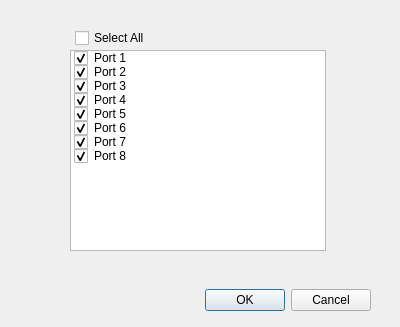
<?xml version="1.0" encoding="UTF-8"?>
<ui version="4.0">
 <class>getPortsDialog</class>
 <widget class="QDialog" name="getPortsDialog">
  <property name="geometry">
   <rect>
    <x>0</x>
    <y>0</y>
    <width>400</width>
    <height>327</height>
   </rect>
  </property>
  <property name="windowTitle">
   <string>Choose Ports...</string>
  </property>
  <widget class="QDialogButtonBox" name="buttonBox">
   <property name="geometry">
    <rect>
     <x>30</x>
     <y>284</y>
     <width>341</width>
     <height>32</height>
    </rect>
   </property>
   <property name="orientation">
    <enum>Qt::Horizontal</enum>
   </property>
   <property name="standardButtons">
    <set>QDialogButtonBox::Cancel|QDialogButtonBox::Ok</set>
   </property>
  </widget>
  <widget class="QListWidget" name="portsList">
   <property name="geometry">
    <rect>
     <x>70</x>
     <y>50</y>
     <width>256</width>
     <height>201</height>
    </rect>
   </property>
   <property name="selectionMode">
    <enum>QAbstractItemView::NoSelection</enum>
   </property>
   <item>
    <property name="text">
     <string>Port 1</string>
    </property>
    <property name="checkState">
     <enum>Checked</enum>
    </property>
   </item>
   <item>
    <property name="text">
     <string>Port 2</string>
    </property>
    <property name="checkState">
     <enum>Checked</enum>
    </property>
   </item>
   <item>
    <property name="text">
     <string>Port 3</string>
    </property>
    <property name="checkState">
     <enum>Checked</enum>
    </property>
   </item>
   <item>
    <property name="text">
     <string>Port 4</string>
    </property>
    <property name="checkState">
     <enum>Checked</enum>
    </property>
   </item>
   <item>
    <property name="text">
     <string>Port 5</string>
    </property>
    <property name="checkState">
     <enum>Checked</enum>
    </property>
   </item>
   <item>
    <property name="text">
     <string>Port 6</string>
    </property>
    <property name="checkState">
     <enum>Checked</enum>
    </property>
   </item>
   <item>
    <property name="text">
     <string>Port 7</string>
    </property>
    <property name="checkState">
     <enum>Checked</enum>
    </property>
   </item>
   <item>
    <property name="text">
     <string>Port 8</string>
    </property>
    <property name="checkState">
     <enum>Checked</enum>
    </property>
   </item>
  </widget>
  <widget class="QCheckBox" name="selectAllCheckbox">
   <property name="geometry">
    <rect>
     <x>75</x>
     <y>28</y>
     <width>81</width>
     <height>20</height>
    </rect>
   </property>
   <property name="text">
    <string>Select All</string>
   </property>
  </widget>
 </widget>
 <tabstops>
  <tabstop>selectAllCheckbox</tabstop>
  <tabstop>portsList</tabstop>
  <tabstop>buttonBox</tabstop>
 </tabstops>
 <resources/>
 <connections>
  <connection>
   <sender>buttonBox</sender>
   <signal>accepted()</signal>
   <receiver>getPortsDialog</receiver>
   <slot>accept()</slot>
   <hints>
    <hint type="sourcelabel">
     <x>248</x>
     <y>254</y>
    </hint>
    <hint type="destinationlabel">
     <x>157</x>
     <y>274</y>
    </hint>
   </hints>
  </connection>
  <connection>
   <sender>buttonBox</sender>
   <signal>rejected()</signal>
   <receiver>getPortsDialog</receiver>
   <slot>reject()</slot>
   <hints>
    <hint type="sourcelabel">
     <x>316</x>
     <y>260</y>
    </hint>
    <hint type="destinationlabel">
     <x>286</x>
     <y>274</y>
    </hint>
   </hints>
  </connection>
 </connections>
</ui>
